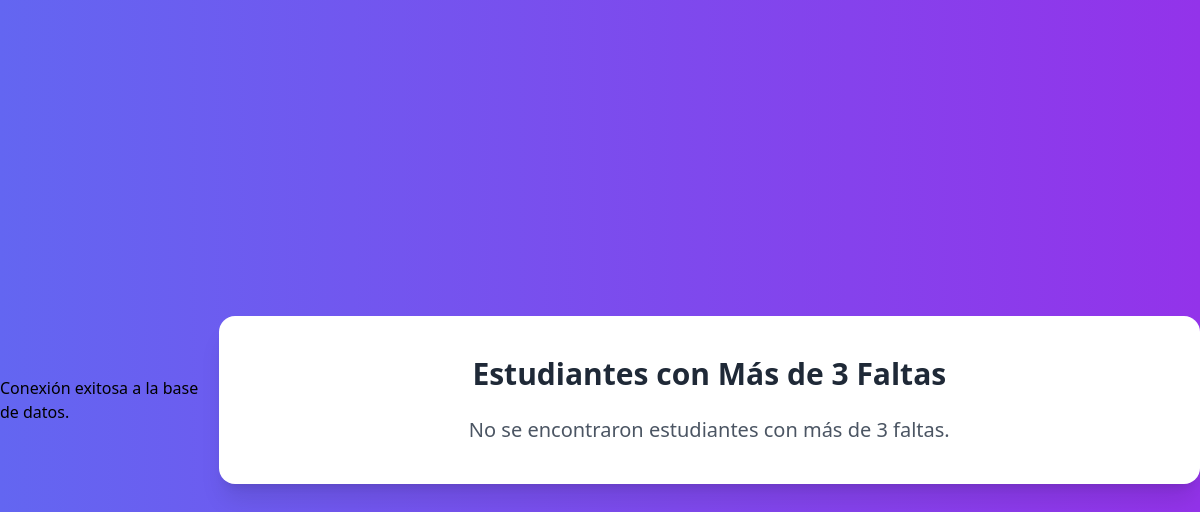
Page /public/estudiantes_faltas.php?ficha=0 (signed in) on the earlier database version.
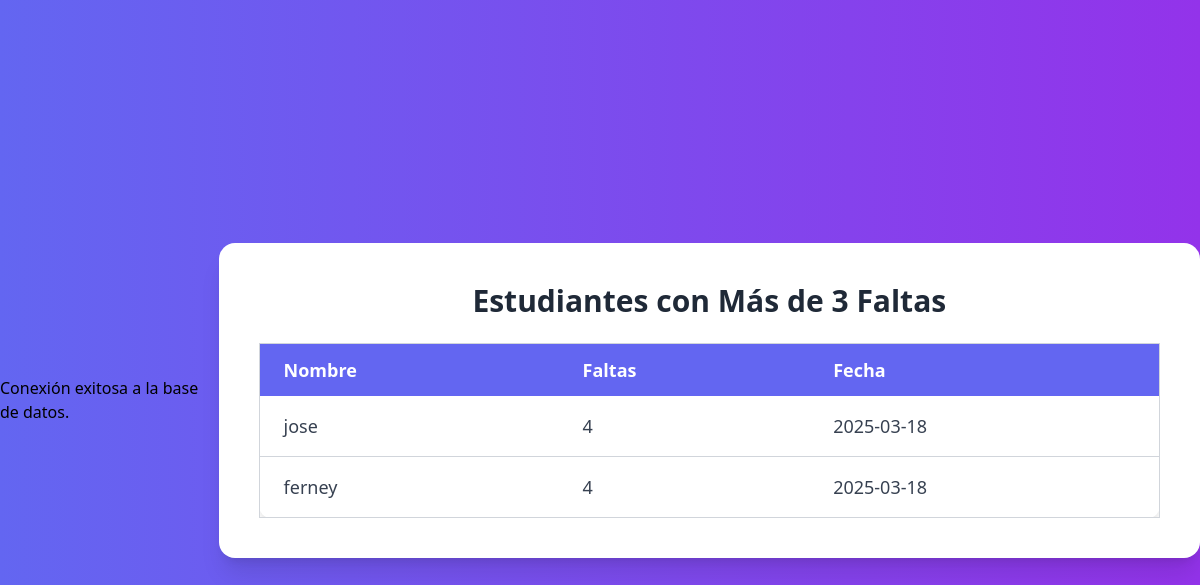
Same page on the later database version.
### tables this page shows
CREATE TABLE `estudiantes` (
  `id` int(11) NOT NULL,
  `nombre` varchar(255) NOT NULL,
  `ficha_id` int(11) NOT NULL,
  `hora1` varchar(1) DEFAULT NULL,
  `hora2` varchar(1) DEFAULT NULL,
  `hora3` varchar(1) DEFAULT NULL,
  `L` tinyint(4) DEFAULT 0,
  `M` tinyint(4) DEFAULT 0,
  `Mi` tinyint(4) DEFAULT 0,
  `J` tinyint(4) DEFAULT 0,
  `V` tinyint(4) DEFAULT 0,
  `faltas` int(11) DEFAULT 0,
  `fecha` date DEFAULT NULL
);

### public/estudiantes_faltas.php (the view, shortened to what this page needs)
<?php
$database = Database::getInstance();
$conn = $database->getConnection();
$ficha = isset($_GET['ficha']) ? intval($_GET['ficha']) : "";
$currentDate = date('Y-m-d');
if ($ficha != "") {
    try {
        $estudiantes = $conn->prepare("SELECT e.*, COALESCE(e.fecha, :currentDate) as fecha_mostrar FROM estudiantes e WHERE e.ficha_id = :ficha AND e.faltas > 3");
        $estudiantes->bindParam(':ficha', $ficha, PDO::PARAM_INT);
        $estudiantes->bindParam(':currentDate', $currentDate, PDO::PARAM_STR);
        $estudiantes->execute();
    } catch (PDOException $e) {
        echo "Error al obtener estudiantes: " . $e->getMessage();
    }
}
?>
<!DOCTYPE html>
<html lang="es">
<head>
    <script src="https://cdn.tailwindcss.com"></script>
</head>
<body class="bg-gradient-to-r from-indigo-500 to-purple-600 min-h-screen flex items-center justify-center font-sans">
    <div class="bg-white p-10 rounded-2xl shadow-xl w-full max-w-5xl">
        <h1 class="text-3xl font-bold text-gray-800 text-center mb-6">Estudiantes con Más de 3 Faltas</h1>
        <?php
        if ($estudiantes && $estudiantes->rowCount() > 0) {
            echo "<div class='overflow-x-auto'>";
            echo "<table class='w-full border-collapse border border-gray-300 shadow-lg rounded-xl'>";
            echo "<thead class='bg-indigo-500 text-white text-lg'>";
            echo "<tr>";
            echo "<th class='px-6 py-3 text-left'>Nombre</th>";
            echo "<th class='px-6 py-3 text-left'>Faltas</th>";
            echo "<th class='px-6 py-3 text-left'>Fecha</th>";
            echo "</tr>";
            echo "</thead>";
            echo "<tbody class='text-gray-700 text-lg'>";
            while ($row = $estudiantes->fetch(PDO::FETCH_ASSOC)) {
                echo "<tr class='border-b border-gray-300 hover:bg-gray-100'>";
                echo "<td class='px-6 py-4'>" . htmlspecialchars($row['nombre']) . "</td>";
                echo "<td class='px-6 py-4'>" . htmlspecialchars($row['faltas']) . "</td>";
                echo "<td class='px-6 py-4'>" . htmlspecialchars($row['fecha_mostrar']) . "</td>";
                echo "</tr>";
            }
            echo "</tbody>";
            echo "</table>";
            echo "</div>";
        } else {
            echo "<p class='text-center text-xl text-gray-600 mt-6'>No se encontraron estudiantes con más de 3 faltas.</p>";
        }
        ?>
    </div>
</body>
</html>

Differences in the rows shown:
added estudiantes: nombre "jose", faltas "4", fecha_mostrar "2025-03-18"
added estudiantes: nombre "ferney", faltas "4", fecha_mostrar "2025-03-18"
Other differences:
text no longer shown: "No se encontraron estudiantes con más de 3 faltas."
text now shown: "Nombre Faltas Fecha"
